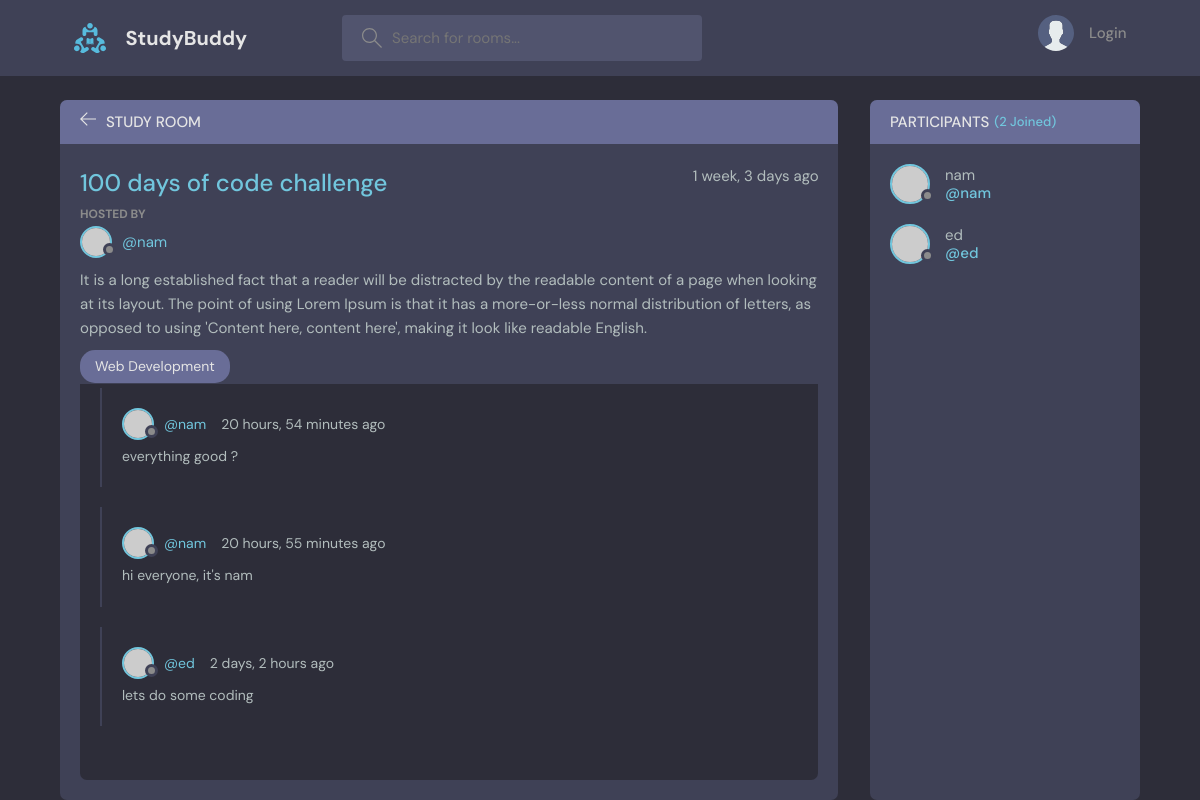
Page /room/2/ on the committed database.
### base/models.py (models this page shows, shortened)
class Room(models.Model):
    host = models.ForeignKey(User, on_delete=models.SET_NULL, null=True)
    topic = models.ForeignKey(Topic, on_delete=models.SET_NULL, null=True)
    name = models.CharField(max_length=200)
    description = models.TextField(null=True, blank=True)
    participants = models.ManyToManyField(User, related_name='participants', blank=True)
    updated = models.DateTimeField(auto_now=True)
    created = models.DateTimeField(auto_now_add=True)
    class Meta:
        ordering = ['-updated', '-created']

class Topic(models.Model):
    name = models.CharField(max_length=200)
    def __str__(self):
        return self.name

class Message(models.Model):
    user = models.ForeignKey(User, on_delete=models.CASCADE)
    room = models.ForeignKey(Room, on_delete=models.CASCADE)
    body = models.TextField()
    updated = models.DateTimeField(auto_now=True)
    created = models.DateTimeField(auto_now_add=True)
    class Meta:
        ordering = ['-updated', '-created']

### base/views.py (the view, shortened to what this page needs)
# urls.py: path('room/<str:pk>/', views.room, name="room"),
def room(request, pk):
    room = Room.objects.get(id=pk)
    messages = room.message_set.all().order_by('-created')
    participants = room.participants.all()
    context = {
        'room': room,
        'room_messages': messages,
        'participants': participants
    }
    return render(request, 'base/room.html', context)

### base/templates/base/room.html (shortened to what this page needs)
{% extends 'main.html' %}
{% block content %}
<main class="profile-page layout layout--2">
    <div class="container">
        <div class="room">
            <div class="room__top">
            <div class="room__topLeft">
              <a href="{% url 'home' %}">
                <svg version="1.1" xmlns="http://www.w3.org/2000/svg" width="32" height="32" viewBox="0 0 32 32">
                  <title>arrow-left</title>
                  <path
                    d="M13.723 2.286l-13.723 13.714 13.719 13.714 1.616-1.611-10.96-10.96h27.625v-2.286h-27.625l10.965-10.965-1.616-1.607z"
                  ></path>
                </svg>
              </a>
              <h3>Study Room</h3>
            </div>
            </div>
            <div class="room__box scroll">
            <div class="room__header scroll">
              <div class="room__info">
                <h3>{{room.name}}</h3>
                <span>{{room.created|timesince}} ago</span>
              </div>
              <div class="room__hosted">
                <p>Hosted By</p>
                <a href="{% url 'user-profile' room.host.id %}" class="room__author">
                  <div class="avatar avatar--small">
                    <img src="https://randomuser.me/api/portraits/men/37.jpg" />
                  </div>
                  <span>@{{room.host.username}}</span>
                </a>
              </div>
              <div class="room__details">
                {{room.description}}
              </div>
              <span class="room__topics">{{room.topic}}</span>
            </div>
            <div class="room__conversation">
              <div class="threads scroll">
                {% for message in room_messages %}
                    <div class="thread">
                        <div class="thread__top">
                            <div class="thread__author">
                                <a href="{% url 'user-profile' message.user.id %}" class="thread__authorInfo">
                                    <div class="avatar avatar--small">
                                    <img src="https://randomuser.me/api/portraits/men/37.jpg" />
                                    </div>
                                    <span>@{{message.user}}</span>
                                </a>
                                <span class="thread__date">{{message.created|timesince}} ago</span>
                            </div>
                        </div>
                        <div class="thread__details">
                            {{message.body}}
                        </div>
                    </div>
                {% endfor %}
            </div>
          </div>
          <div class="room__message">
          </div>
            </div>
        </div>
        <div class="participants">
        <h3 class="participants__top">Participants <span>({{participants.count}} Joined)</span></h3>
        <div class="participants__list scroll">
          {% for user in participants %}
              <a href="{% url 'user-profile' user.id %}" class="participant">
                  <div class="avatar avatar--medium">
                      <img src="https://randomuser.me/api/portraits/men/37.jpg" />
                  </div>
                  <p>
                      {{user.username}}
                      <span>@{{user.username}}</span>
                  </p>
              </a>
          {% endfor %}
        </div>
        </div>
    </div>
</main>
{% endblock content %}

### rows in the picture
Room: name "100 days of code challenge", created "1 week, 3 days", host.username "nam", description "It is a long established fact that a reader will be distracted by the readable content of a page when looking at its layout. The point of using Lorem Ipsum is that it has a more-or-less normal distribution of letters, as opposed to using 'Content here, content here', making it look like readable English.", topic "Web Development"
Message: user "nam", created "20 hours, 54 minutes", body "everything good ?"
Message: user "nam", created "20 hours, 55 minutes", body "hi everyone, it's nam"
Message: user "ed", created "2 days, 2 hours", body "lets do some coding"

### other values in the picture
{{ participants.count }} "2"
{{ user.username }} "nam"
{{ user.username }} "ed"
